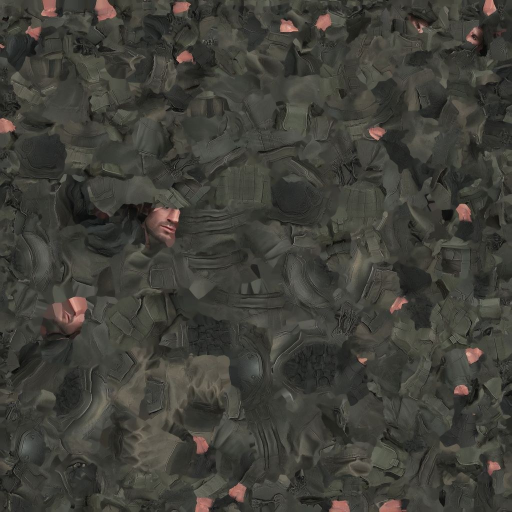
#> input picture game/art/sniper_couleur.jpg, 1024 x 1024 px (shown at 1/2 size)
$ python masque_peau.py
#> lines starting #> are read from the running program, lines starting #| are printed output that depends on the picture; after the words box and inside, x2 and y2 are one past the last pixel; in counts of white or black regions, pixels touching at a corner belong together
"""Masque de la peau du sniper : game/art/sniper_peau.png (blanc = peau : visage, cou, mains).

  python3 tools/masque_peau.py

La tenue de camouflage et la peinture ne vont que sur les vêtements : la peau garde la couleur de la texture
d'origine du modèle 3D (art/sniper_couleur.jpg, Higgsfield). La peau est la seule partie rosée de la texture.
"""
import os
import numpy as np
from PIL import Image, ImageFilter

ROOT = os.path.dirname(os.path.dirname(os.path.abspath(__file__)))
a = np.asarray(Image.open(os.path.join(ROOT, "game", "art", "sniper_couleur.jpg")).convert("RGB")).astype(float) / 255.0
r, g, b = a[..., 0], a[..., 1], a[..., 2]
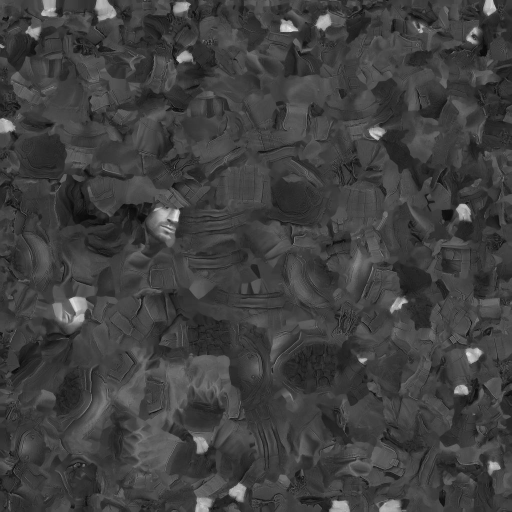
#> r: shape (1024, 1024) float64 (shown at 1/2 size); min 0, max 0.965, mean 0.251
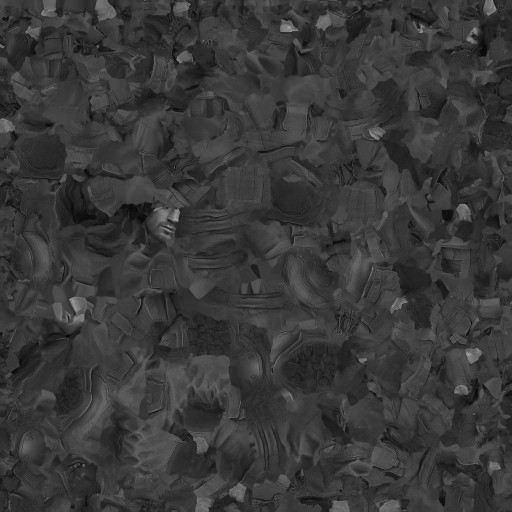
#> b: shape (1024, 1024) float64 (shown at 1/2 size); min 0, max 0.694, mean 0.223
skin = (r > g * 1.18) & (r > b * 1.15) & (r > 0.22)
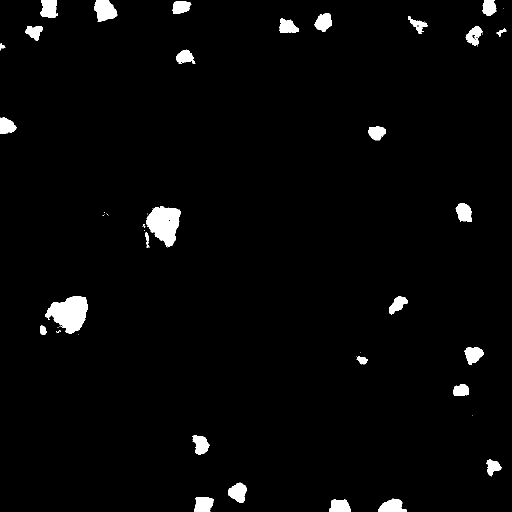
#> skin: shape (1024, 1024) bool (shown at 1/2 size); 2.5% white; 64 white regions (35 under 20 px), largest, box (x1, y1, x2, y2) and area: (90, 592, 176, 667) 4031, (292, 412, 361, 493) 3669, (188, 0, 235, 44) 1446
m = Image.fromarray((skin * 255).astype(np.uint8)).filter(ImageFilter.MaxFilter(5)).filter(ImageFilter.GaussianBlur(1.5))
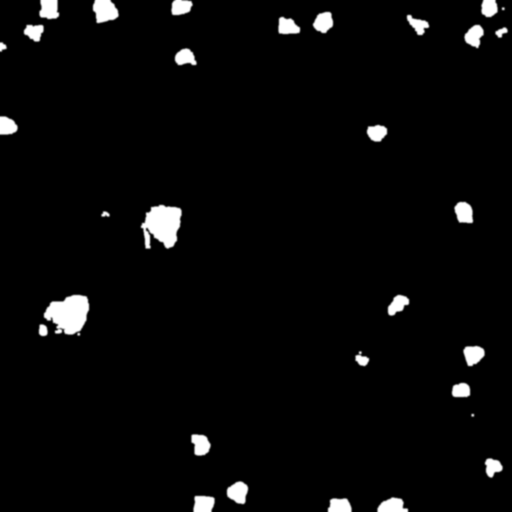
#> m: PIL image 1024x1024 L (shown at 1/2 size); min 0, max 255, mean 8.8
m = m.resize((512, 512), Image.LANCZOS)
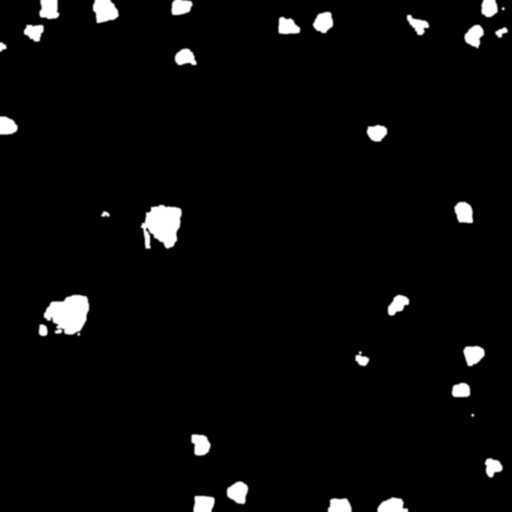
#> m: PIL image 512x512 L; min 0, max 255, mean 8.8
out = os.path.join(ROOT, "game", "art", "sniper_peau.png")
m.save(out, optimize=True)
print("sniper_peau.png : %d Ko, peau %.1f %%" % (os.path.getsize(out) // 1024, skin.mean() * 100))
#| sniper_peau.png : 9 Ko, peau 2.5 %

$ run again, with game/art/bouquetin.jpg copied over game/art/sniper_couleur.jpg
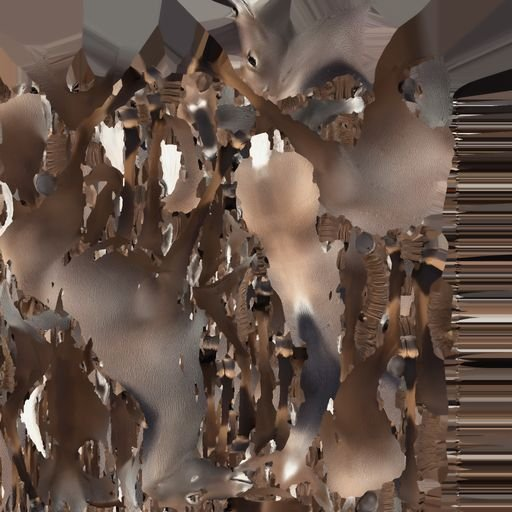
#> input picture game/art/bouquetin.jpg, 512 x 512 px
#> `skin = (r > g * 1.18) & (r > b * 1.15) & (r > 0.22)`:
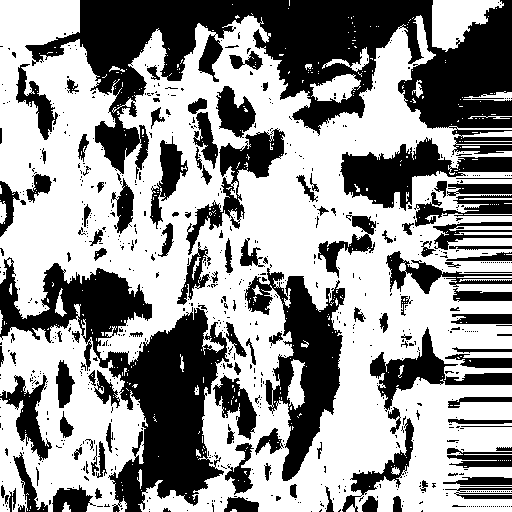
#> skin: shape (512, 512) bool; 58.6% white; 816 black regions (686 under 20 px), largest, box (x1, y1, x2, y2) and area: (25, 0, 512, 179) 35274, (0, 257, 229, 512) 20483, (245, 268, 345, 481) 8605
#> `m = Image.fromarray((skin * 255).astype(np.uint8)).filter(ImageFilter...`:
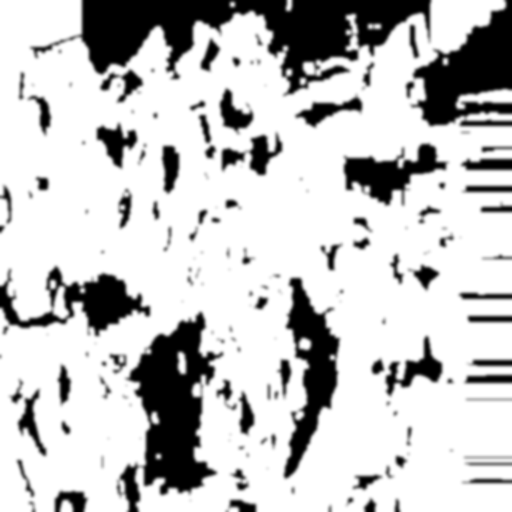
#> m: PIL image 512x512 L; min 0, max 255, mean 196.6
#| sniper_peau.png : 52 Ko, peau 58.6 %
